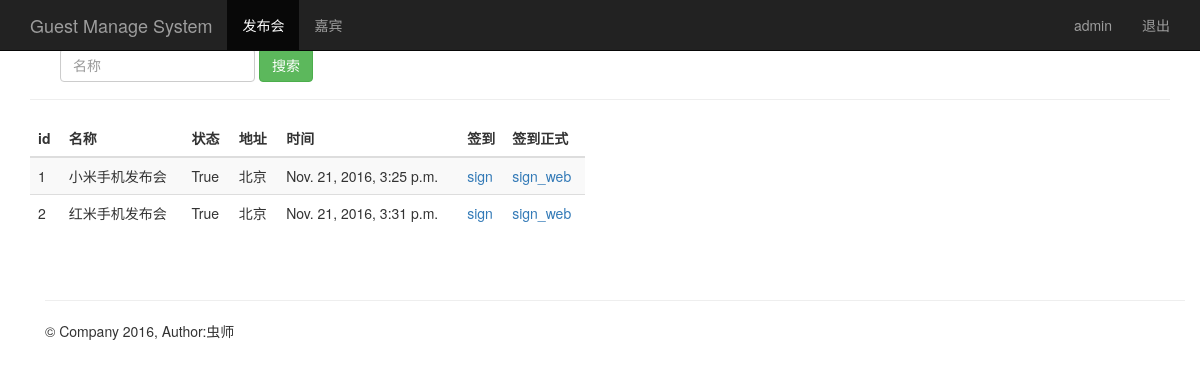
The page /event_manage/ (signed in) on the database its author committed.
### sign/models.py (models this page shows, shortened)
class Event(models.Model):
    name = models.CharField(max_length=100)            # 发布会标题
    limit = models.IntegerField()                      # 限制人数
    status = models.BooleanField()                     # 状态
    address = models.CharField(max_length=200)         # 地址
    start_time = models.DateTimeField('events time')   # 发布会时间
    create_time = models.DateTimeField(auto_now=True)  # 创建时间（自动获取当前时间）

### sign/views.py (the view)
# urls.py: url(r'^event_manage/$', views.event_manage),
@login_required
def event_manage(request):
    event_list = Event.objects.all()
    username = request.session.get('username', '')
    return render(request, "event_manage.html", {"user": username,"events":event_list})

### sign/templates/event_manage.html
{% extends "base.html" %}
{% block content %}
    <nav class="navbar navbar-inverse navbar-fixed-top">
      <div class="container">
        <div class="navbar-header">
          <a class="navbar-brand" href="/event_manage/">Guest Manage System</a>
        </div>
        <div id="navbar" class="collapse navbar-collapse">
          <ul class="nav navbar-nav">
            <li class="active"><a href="#">发布会</a></li>
            <li><a href="/guest_manage/">嘉宾</a></li>
          </ul>
          <ul class="nav navbar-nav navbar-right">
           <li><a href="#">{{user}}</a></li>
           <li><a href="/logout/">退出</a></li>
         </ul>
        </div>
      </div>
    </nav>
    <div class="container theme-showcase" role="main">
      <div class="page-header">
        <div id="navbar" class="navbar-collapse collapse">
          <form class="navbar-form" method="get" action="/search_name/">
            <div class="form-group">
              <input name="name" type="text" placeholder="名称" class="form-control">
            </div>
            <button type="submit" class="btn btn-success">搜索</button>
          </form>
        </div>
      </div>
      <div class="row">
        <div class="col-md-6">
          <table class="table table-striped">
            <thead>
              <tr>
                <th>id</th>
                <th>名称</th>
                <th>状态</th>
                <th>地址</th>
                <th>时间</th>
                <th style="width: 45px;">签到</th>
                <th>签到正式</th>
              </tr>
            </thead>
            <tbody>
              {% for event in events %}
                <tr>
                  <td>{{ event.id }}</td>
                  <td>{{ event.name }}</td>
                  <td>{{ event.status }}</td>
                  <td>{{ event.address }}</td>
                  <td>{{ event.start_time }}</td>
                  <td><a href="/sign_index/{{ event.id }}/"  target="{{ event.id }}_blank">sign</a></td>
                  <td><a href="/sign_index2/{{ event.id }}/"  target="{{ event.id }}_blank">sign_web</a></td>
                </tr>
             {% endfor %}
            </tbody>
          </table>
        </div>
      </div>
{% endblock %}

### rows shown on the page
Event: id "1", name "小米手机发布会", status "True", address "北京", start_time "Nov. 21, 2016, 3:25 p.m."
Event: id "2", name "红米手机发布会", status "True", address "北京", start_time "Nov. 21, 2016, 3:31 p.m."

### other values the page prints
{{ user }} "admin"
